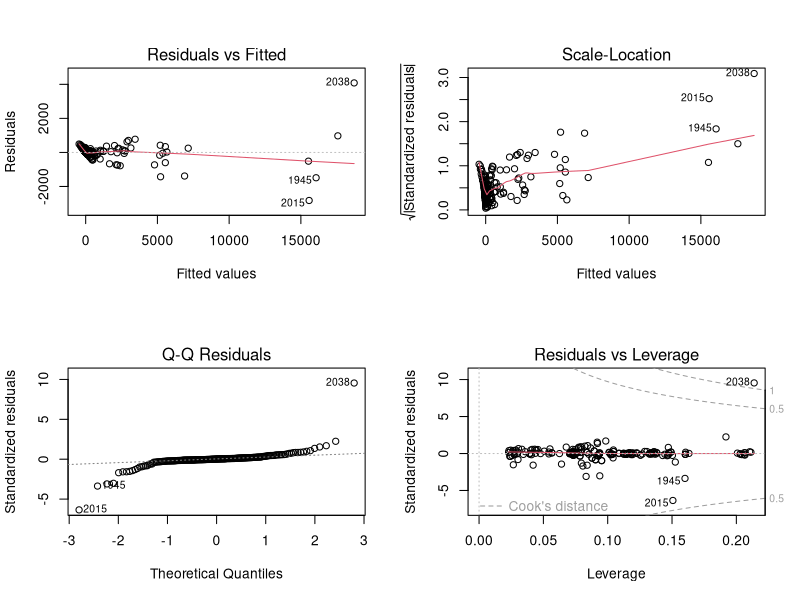
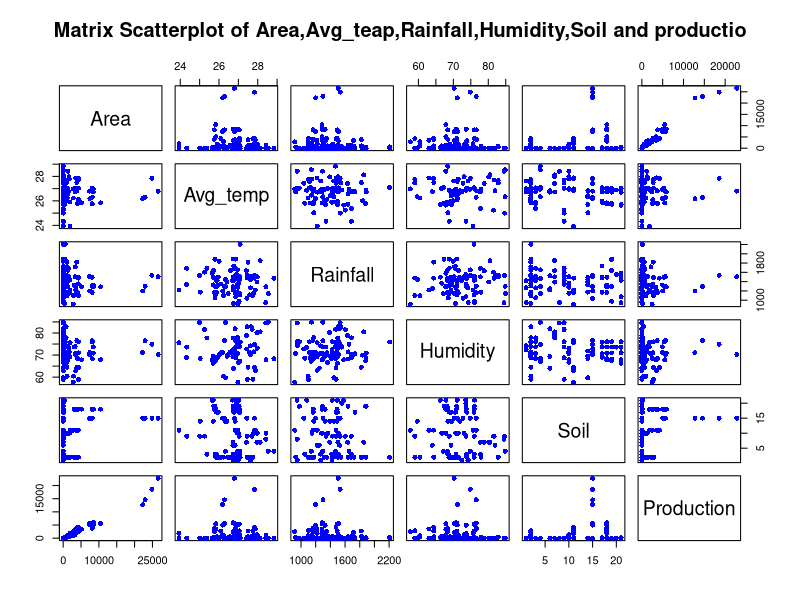

Here is the R script that generated these plots, in order:
# Multiple Linear Regression

# Importing the dataset
dataset = read.csv('fdata.csv')
dataset = dataset[grep("Ragi", dataset$Crop, ignore.case=T),]
dataset = dataset[,c("Area","Avg_temp","Rainfall","Humidity","Soil","Production")]

# Encoding categorical data
dataset$Soil = factor(dataset$Soil,
                      levels = c('RED AND YELLOW SOIL&RED SOIL', 'BLACK SOIL &RED SOIL',
                                 'ALLUVIAL SOIL & LITERITE SOIL & SALINE SOIL',
                                 'LITERITE SOIL & RED SOIL & RED AND BLACK SOIL',
                                 'ALLUVIAL SOIL  & LITERITE SOIL &SALINE SOIL',
                                 'SALINE SOIL & LITERITE SOIL & ALLUVIAL SOIL',
                                 'ALLUVIAL SOIL  & LITERITE SOIL & BLACK',
                                 'RED SOIL & RED AND YELLOW SOIL', 'RED SOIL & LITERITE SOIL',
                                 'LITERITE SOIL & BROWN FOREST',
                                 'ALLUVIAL SOIL & BLACK & BROWN FOREST & SALINE SOIL',
                                 'ALLUVIAL SOIL & LITERITE SOIL', 'ALLUVIAL SOIL & SALINE SOIL',
                                 'ALLUVIAL SOIL & LITERITE SOIL & RED SOIL', 'RED SOIL',
                                 'RED SOIL & LITERITE SOIL & ALLUVIAL SOIL',
                                 'ALLUVIAL SOIL & BLACK& RED SOIL', 'BLACK SOIL  & RED SOIL',
                                 'RED AND BLACK SOIL & RED AND YELLOW SOIL',
                                 'RED SOIL & BLACK SOIL & BROWN FOREST',
                                 'RED SOIL & LITERITE SOIL & RED AND YELLOW SOIL'),
                      labels = c(1, 2, 3, 4, 5, 6, 7 , 8, 9, 10, 11, 12 , 13, 14 ,15, 16, 17, 18, 19, 20, 21))

# Splitting the dataset into the Training set and Test set
# install.packages('caTools')
library(caTools)
set.seed(123)
split = sample.split(dataset$Production, SplitRatio = 0.8)
training_set = subset(dataset, split == TRUE)
test_set = subset(dataset, split == FALSE)

# Feature Scaling
#training_set = scale(training_set)
#test_set = scale(test_set)

# Fitting Multiple Linear Regression to the Training set
regressor = lm(formula = Production ~ .,
               data = training_set)

# Predicting the Test set results
y_pred = predict(regressor, newdata = test_set)

# Other useful functions 
coefficients(regressor) # model coefficients
confint(regressor, level=0.95) # CIs for model parameters 
fitted(regressor) # predicted values
residuals(regressor) # residuals
anova(regressor) # anova table 
vcov(regressor) # covariance matrix for model parameters 
influence(regressor) # regression diagnostics


# Building the optimal model using Backward Elimination
regressor = lm(formula = Production ~ Area + Avg_temp + Rainfall + Humidity + Soil,
               data = dataset)
summary(regressor)

# diagnostic plots 
layout(matrix(c(1,2,3,4),2,2)) # optional 4 graphs/page 
plot(regressor)

# Plot matrix of all variables.
newdata = training_set[,c(1:6)]
summary(newdata)
plot(newdata, pch=16, col="blue", main="Matrix Scatterplot of Area,Avg_teap,Rainfall,Humidity,Soil and productio")
